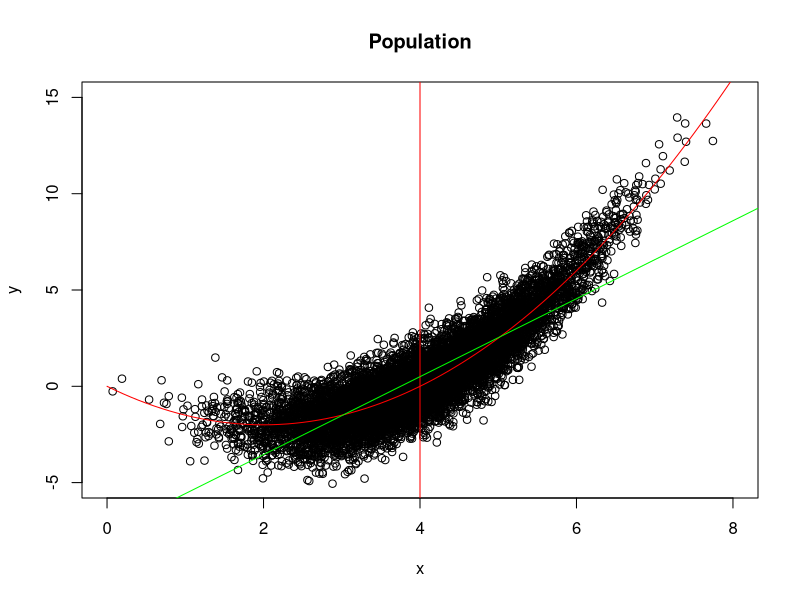
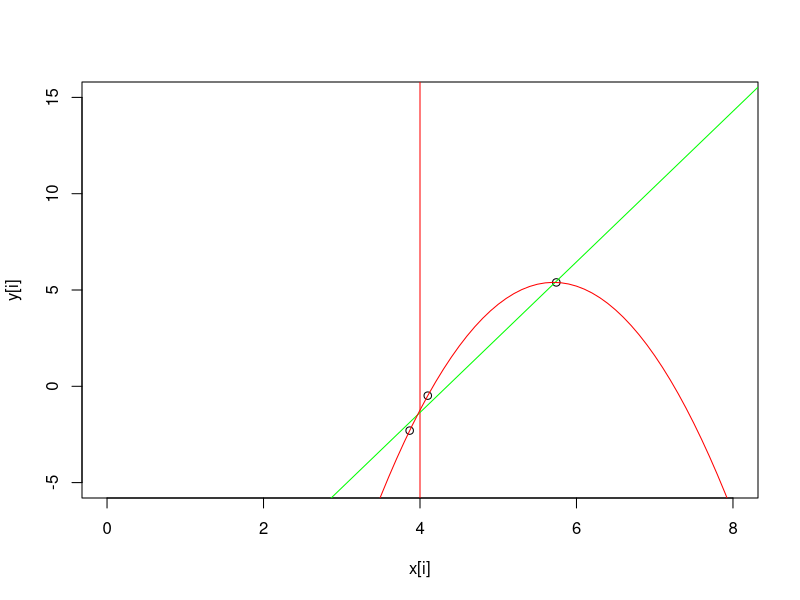
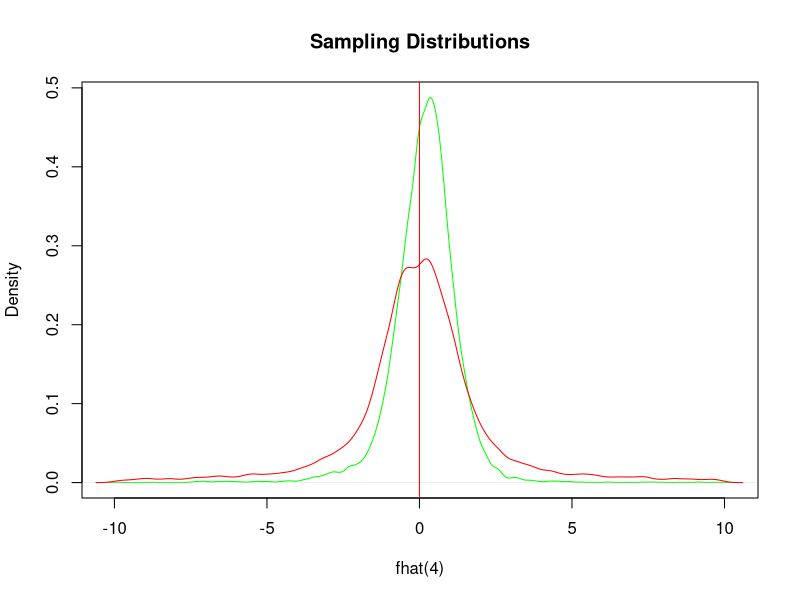

Reproduce these figures in R, in order.

# Population
N <- 10000
x <- rnorm(N,mean=4,sd=1)
y <- -2*x + .5*x^2 + rnorm(N)
pdf("Population.pdf")
plot(x,y,xlim=c(0,8),ylim=c(-5,15),main="Population")
lines(seq(0,8,.1),-2*seq(0,8,.1) + .5*seq(0,8,.1)^2, col="red")
abline(v=4,col="red")
abline(lm(y~x),col="green")
dev.off()

# f(4) = 0
-2*4 + .5*4^2


# Observed Data
set.seed(123)
n <- 3
i <- sample(1:N,size=n,replace = TRUE)
pdf("Sample.pdf")
plot(x[i],y[i],xlim=c(0,8),ylim=c(-5,15))
abline(v=4,col="red")
abline(lm(y[i]~x[i]),col="green")
quad <- lm(y[i]~x[i]+I(x[i]^2))
lines(seq(0,8,.1),quad$coef[1] + quad$coef[2]*seq(0,8,.1) + quad$coef[3]*seq(0,8,.1)^2, col="red")
dev.off()

# Sampling Distributions
S <- 10000
fhat.lin <- rep(0,S)
fhat.quad <- rep(0,S)
n <- 3
for(s in 1:S){
	i <- sample(1:N,size=3,replace = TRUE)
	lin <- lm(y[i]~x[i])
	fhat.lin[s] <- lin$coef[1] + lin$coef[2]*4
	quad <- lm(y[i]~x[i]+I(x[i]^2))
	fhat.quad[s] <- quad$coef[1] + quad$coef[2]*4 + quad$coef[3]*(4^2)	
}
pdf("SamplingDistributions.pdf")
plot(density(fhat.lin[fhat.lin > -10 & fhat.lin < 10]),col="green",main="Sampling Distributions",xlab="fhat(4)")
lines(density(fhat.quad[fhat.quad > -10 & fhat.quad < 10 & !is.na(fhat.quad)]),col="red")
abline(v=0,col="red")
dev.off()


#Bias
mean(fhat.lin[fhat.lin > -10 & fhat.lin < 10])
mean(fhat.quad[fhat.quad > -10 & fhat.quad < 10],na.rm=TRUE)

#Var
var(fhat.lin[fhat.lin > -10 & fhat.lin < 10])
var(fhat.quad[fhat.quad > -10 & fhat.quad < 10],na.rm=TRUE)
